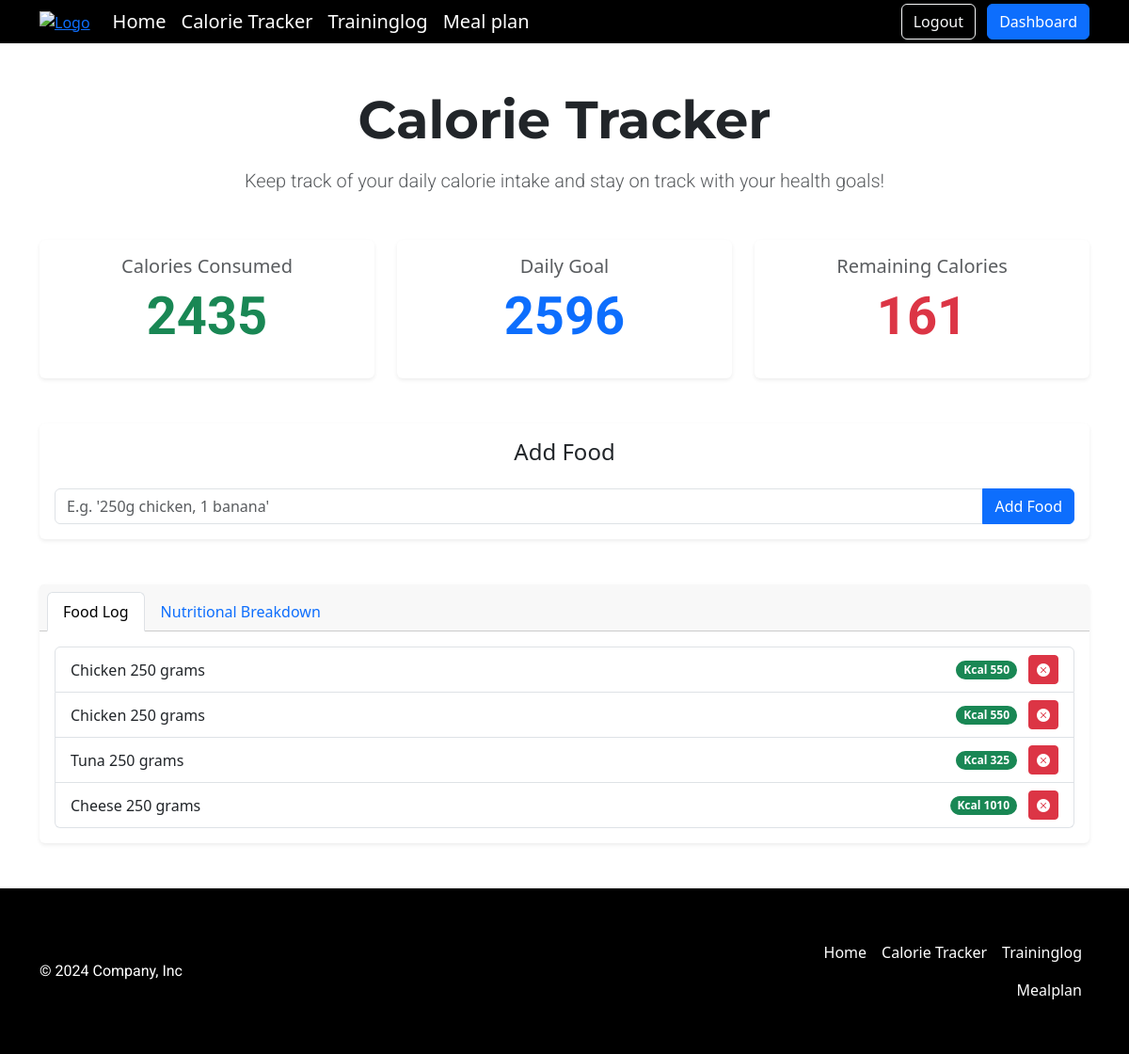
/calorietracker (signed in), run on an earlier commit of the app's database.
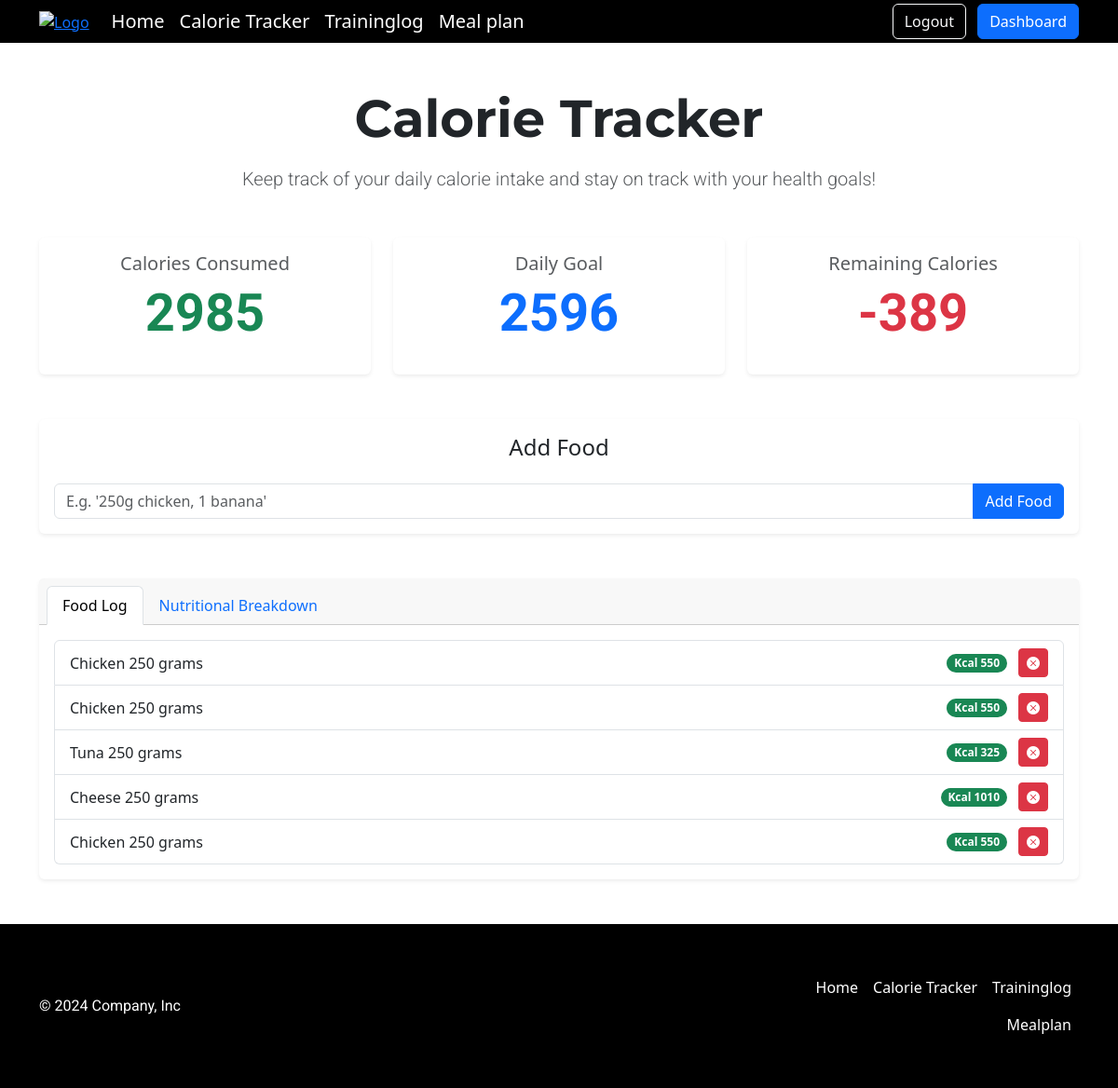
And on a later commit of the database.
### tables this page shows
CREATE TABLE food_log (
id INTEGER PRIMARY KEY AUTOINCREMENT,
user_id INTEGER NOT NULL,
food_name VARCHAR(255) NOT NULL,
serving_qty INTEGER NOT NULL,
serving_unit VARCHAR(50) NOT NULL,
calories INTEGER NOT NULL,
proteins INTEGER NOT NULL,
carbohydrates INTEGER NOT NULL,
fats INTEGER NOT NULL,
created_at TIMESTAMP DEFAULT CURRENT_TIMESTAMP,
FOREIGN KEY (user_id) REFERENCES users(id) ON DELETE CASCADE
);

### app.py (the view, shortened to what this page needs)
@app.route("/calorietracker", methods=["GET", "POST"])
@login_required
def calorietracker():
    user_id = session["user_id"]
    food_log = db.execute(
        """
        SELECT id, food_name, serving_qty, serving_unit, calories, proteins, carbohydrates, fats
        FROM food_log
        WHERE user_id = ? AND DATE(created_at) = DATE('now')
        """,
        user_id
    )
    macros = db.execute(
        """
        SELECT SUM(proteins) AS total_proteins,
               SUM(carbohydrates) AS total_carbohydrates,
               SUM(fats) AS total_fats,
               SUM(calories) AS total_calories
        FROM food_log
        WHERE user_id = ? AND DATE(created_at) = DATE('now')
        """,
        user_id
    )[0]
    calorie_goal = db.execute("SELECT daily_calorie_goal FROM users WHERE id = ?", user_id)[0]["daily_calorie_goal"]
    total_consumed = macros["total_calories"] if macros["total_calories"] else 0
    remaining_calories = calorie_goal - total_consumed
    return render_template("calorietracker.html", food_log=food_log, macros=macros, total_consumed=round(total_consumed), remaining_calories=round(remaining_calories), calorie_goal=round(calorie_goal))

### app.py (called while the page is built)
def login_required(f):
    @wraps(f)
    def decorated_function(*args, **kwargs):
        if session.get("user_id") is None:
            return redirect("/login")
        return f(*args, **kwargs)
    return decorated_function

@app.after_request
def after_request(response):
    response.headers["Cache-Control"] = "no-cache, no-store, must-revalidate"
    response.headers["Expires"] = 0
    response.headers["Pragma"] = "no-cache"
    return response

### templates/calorietracker.html (shortened to what this page needs)
{% extends "layout.html" %}
{% block main %}
<div class="container my-5 text-center">
    <h1 class="display-4 mb-3 fw-bold">Calorie Tracker</h1>
    <p class="lead text-muted">Keep track of your daily calorie intake and stay on track with your health goals!</p>
</div>
<div class="container my-5">
    <div class="row g-4 text-center">
        <div class="col-md-4">
            <div class="card shadow-sm border-0 h-100">
                <div class="card-body">
                    <h5 class="card-title text-muted">Calories Consumed</h5>
                    <p class="display-4 text-success fw-bold">{{ total_consumed }}</p>
                </div>
            </div>
        </div>
        <div class="col-md-4">
            <div class="card shadow-sm border-0 h-100">
                <div class="card-body">
                    <h5 class="card-title text-muted">Daily Goal</h5>
                    <p class="display-4 text-primary fw-bold">{{ calorie_goal }}</p>
                </div>
            </div>
        </div>
        <div class="col-md-4">
            <div class="card shadow-sm border-0 h-100">
                <div class="card-body">
                    <h5 class="card-title text-muted">Remaining Calories</h5>
                    <p class="display-4 text-danger fw-bold">{{ remaining_calories }}</p>
                </div>
            </div>
        </div>
    </div>
</div>
<div class="container my-5">
    <div class="card shadow-sm border-0">
        <div class="card-body">
            <h4 class="card-title text-center mb-4">Add Food</h4>
            <form action="/calorietracker" method="post">
                <div class="input-group">
                    <input type="text" class="form-control" placeholder="E.g. '250g chicken, 1 banana'" aria-label="Food input" name="food" required>
                    <button class="btn btn-primary" type="submit">Add Food</button>
                </div>
            </form>
        </div>
    </div>
</div>
<div class="container my-5">
    <div class="card shadow-sm border-0">
        <div class="card-header">
            <ul class="nav nav-tabs card-header-tabs" id="foodLogTabs">
                <li class="nav-item">
                    <a class="nav-link active" id="food-log-tab" data-bs-toggle="tab" href="#food-log" role="tab">Food Log</a>
                </li>
                <li class="nav-item">
                    <a class="nav-link" id="nutrition-tab" data-bs-toggle="tab" href="#nutrition" role="tab">Nutritional Breakdown</a>
                </li>
            </ul>
        </div>
        <div class="card-body tab-content">
        <div class="tab-pane fade show active" id="food-log" role="tabpanel">
            <ul class="list-group">
                {% for food in food_log %}
                    <li class="list-group-item d-flex justify-content-between align-items-center">
                        {{ food.food_name }} {{ food.serving_qty }} {{ food.serving_unit }}
                        <div>
                            <span class="badge bg-success rounded-pill me-2">Kcal {{ food.calories }}</span>
                            <form action="/calorietracker" method="post" style="display: inline;">
                                <button class="btn btn-sm btn-danger" type="submit">
                                    <i class="bi bi-x-circle-fill"></i>
                                </button>
                            </form>
                        </div>
                    </li>
                {% endfor %}
            </ul>
        </div>
        </div>
    </div>
</div>
{% endblock %}

### templates/layout.html (shortened to what this page needs)
<!DOCTYPE html>
<html lang="en">
<head>
    <link href="https://cdn.jsdelivr.net/npm/bootstrap@5.3.3/dist/css/bootstrap.min.css" rel="stylesheet">
    <link href="/static/styles.css" rel="stylesheet">
    <link href="https://cdn.jsdelivr.net/npm/bootstrap-icons/font/bootstrap-icons.css" rel="stylesheet">
</head>
<body class="d-flex flex-column min-vh-100">
    <header class="bg-black">
        <div class="container">
            <div class="d-flex flex-wrap align-items-center justify-content-center justify-content-lg-start">
                <a href="/" class="me-3">
                    <img src="/static/logo-white.png" alt="Logo" class="img-fluid" style="max-height: 150px;">
                </a>
                {% if session["user_id"] %}
                    <ul class="nav col-12 col-lg-auto me-lg-auto mb-2 justify-content-center mb-md-0">
                        <li><a href="/" class="nav-link px-2 text-white fs-5">Home</a></li>
                        <li><a href="/calorietracker" class="nav-link px-2 text-white fs-5">Calorie Tracker</a></li>
                        <li><a href="/traininglog" class="nav-link px-2 text-white fs-5">Traininglog</a></li>
                        <li><a href="/mealplan" class="nav-link px-2 text-white fs-5">Meal plan</a></li>
                    </ul>
                    <div class="text-end">
                        <a href="/logout" class="btn btn-outline-light me-2">Logout</a>
                        <a href="/dashboard" class="btn btn-primary">Dashboard</a>
                    </div>
                {% endif %}
            </div>
        </div>
    </header>
    <main class="flex-grow-1">
        {% block main %}{% endblock %}
    </main>
    <footer class="bg-black text-white py-5 mt-auto">
        <div class="container">
            <div class="d-flex flex-wrap justify-content-between align-items-center">
                <p class="col-md-4 mb-0">© 2024 Company, Inc</p>
                <a href="/" class="col-md-4 d-flex align-items-center justify-content-center mb-3 mb-md-0 me-md-auto text-decoration-none">
                    <svg class="bi me-2" width="40" height="32"><use xlink:href="#bootstrap"></use></svg>
                </a>
                {% if session["user_id"] %}
                <ul class="nav col-md-4 justify-content-end">
                    <li class="nav-item"><a href="/" class="nav-link px-2 text-white">Home</a></li>
                    <li class="nav-item"><a href="/calorietracker" class="nav-link px-2 text-white">Calorie Tracker</a></li>
                    <li class="nav-item"><a href="/traininglog" class="nav-link px-2 text-white">Traininglog</a></li>
                    <li class="nav-item"><a href="/mealplan" class="nav-link px-2 text-white">Mealplan</a></li>
                </ul>
                {% endif %}
            </div>
        </div>
    </footer>
</body>
</html>

### static/styles.css (style rules this page uses)
h1, h2, h3 { font-family: 'Montserrat', sans-serif !important; }
p { font-family: 'Roboto', sans-serif !important; }

What changed in the data, as far as the page shows it:
added food_log: food_name "Chicken", serving_qty "250", serving_unit "grams", calories "550"
Also different on the page:
{{ total_consumed }}: "2435" → "2985"
{{ remaining_calories }}: "161" → "-389"
